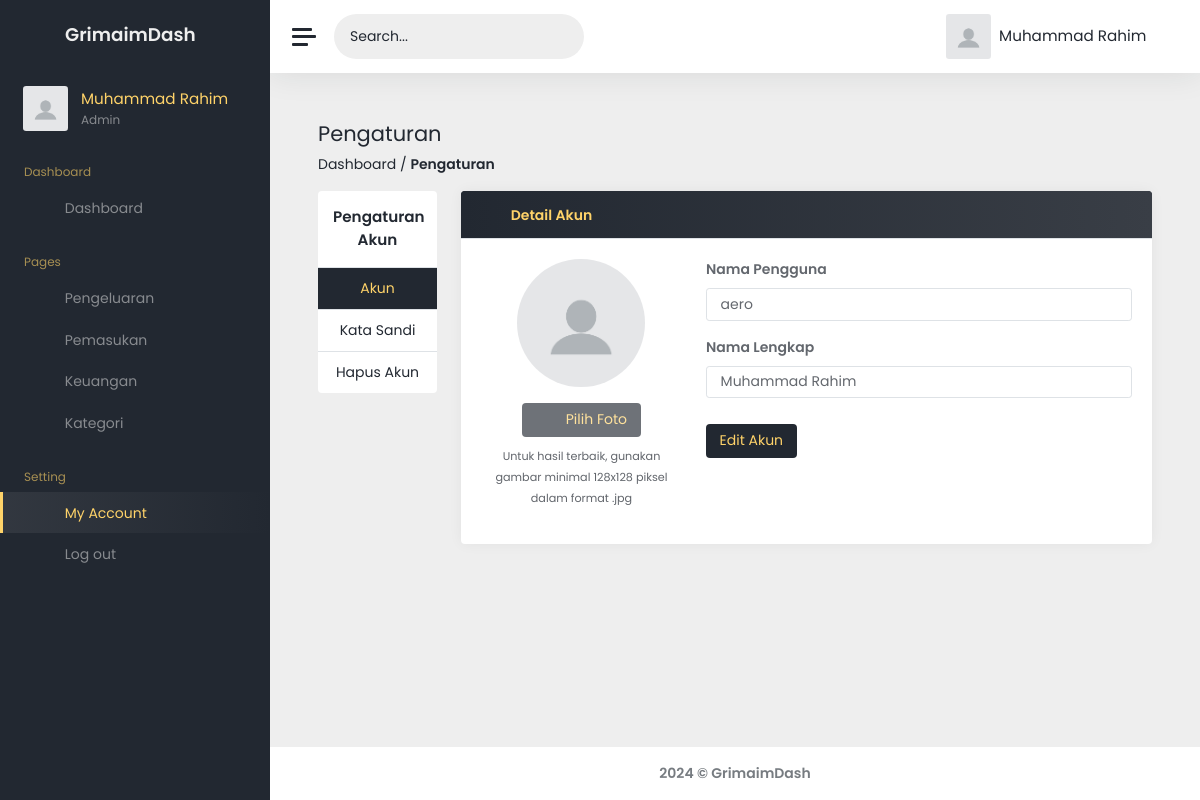
The page /account/aero (signed in) on the database its author committed.
### models/models.py (models this page shows, shortened)
class User(db.Model, UserMixin):
    userID = db.Column(db.Integer, primary_key=True, autoincrement=True)
    username = db.Column(db.String(50), nullable=False)
    fullname = db.Column(db.String(100), nullable=False)
    password = db.Column(db.String(100), nullable=False)
    userPicture = db.Column(db.String(1000), nullable=False, default=DEFAULT_IMAGE)

### app.py (the view, shortened to what this page needs)
@app.route("/account/<username>", methods=["GET", "POST"])
@login_required
def account(username):
    userInfo = get_userInfo(username)
    active_tab = request.args.get("tab", "tab1")
    timestamp = int(datetime.timestamp(datetime.now()))
    return render_template(
        "users/account.html",
        userInfo=userInfo,
        timestamp=timestamp,
        active_tab=active_tab,
    )

### app.py (called while the page is built)
@login_manager.user_loader
def loader_user(userID):
    return User.query.get(userID)

### helpers/helpers.py (called while the page is built, shortened)
def get_userInfo(username):
    user = User.query.filter_by(username=username).first()
    if user:
        user_info = {
            "userID": user.userID,
            "username": user.username,
            "fullname": user.fullname,
            "password": user.password,  # Note: Handle password carefully and consider not exposing it in the frontend
            "userPicture": user.userPicture
        }
    return user_info

### templates/users/account.html (shortened to what this page needs)
<!DOCTYPE html>
<html lang="en" data-theme="light">
<head>
	<link href="/static/assets/font-awesome-pro/css/all.min.css" rel="stylesheet" />
	<link href="/static/assets/admin-kit/css/css-adminkit.css" rel="stylesheet" />
	<link href="/static/css/style.css" rel="stylesheet" />
  <link href="/static/module/toast-alert/toastr.css" rel="stylesheet" />
  <link href="/static/module/sweetalert2/dist/sweetalert2.css" rel="stylesheet" />
</head>
<body>
	<div class="wrapper">
		<nav id="sidebar" class="sidebar js-sidebar">
			<div class="sidebar-content js-simplebar">
				<a class="sidebar-brand" href="#">
          <i class="fa-duotone fa-waves-sine me-2"></i> <span class="align-self-center">GrimaimDash</span>
        </a>
				<div class="sidebar-profile">
          <img src="{{ url_for('static', filename='images/profiles/' + current_user.userPicture) }}" class="rounded" height="45" width="45" alt="Profile Picture">
						<div class="profile-name">
							<span class="fullname">{{ userInfo["fullname"] }}</span>
							<span class="job">Admin</span>
						</div>
				</div>
				<ul class="sidebar-nav">
          <li class="sidebar-header">
						Dashboard
					</li>
					<li class="sidebar-item">
						<a class="sidebar-link" href="/dashboard">
              <i class="align-middle fa-duotone fa-grid-horizontal sidebar-icon"></i> <span class="align-middle">Dashboard</span>
            </a>
					</li>
					<li class="sidebar-header">
						Pages
					</li>
					<li class="sidebar-item">
						<a class="sidebar-link" href="/pengeluaran">
              <i class="align-middle fa-duotone fa-chart-line-down sidebar-icon"></i> <span class="align-middle">Pengeluaran</span>
            </a>
					</li>
					<li class="sidebar-item">
						<a class="sidebar-link" href="/pemasukan">
              <i class="align-middle fa-duotone fa-chart-line-up sidebar-icon"></i> <span class="align-middle">Pemasukan</span>
            </a>
					</li>
					<li class="sidebar-item">
						<a class="sidebar-link" href="/keuangan">
              <i class="align-middle fa-duotone fa-money-bill-transfer sidebar-icon"></i> <span class="align-middle">Keuangan</span>
            </a>
					</li>
          <li class="sidebar-item">
						<a class="sidebar-link" href="/kategori">
              <i class="align-middle fa-duotone fa-cart-shopping-fast sidebar-icon"></i> <span class="align-middle">Kategori</span>
            </a>
					</li>
					<li class="sidebar-header">
						Setting
					</li>
					<li class="sidebar-item active">
						<a class="sidebar-link" href="/account/{{ userInfo.username }}">
              <i class="align-middle fa-duotone fa-gears sidebar-icon"></i> <span class="align-middle">My Account</span>
            </a>
					</li>
					<li class="sidebar-item">
						<a class="sidebar-link" href="/logout">
              <i class="align-middle fa-duotone fa-arrow-right-from-bracket sidebar-icon"></i> <span class="align-middle">Log out</span>
            </a>
					</li>
				</ul>
			</div>
		</nav>
		<div class="main">
			<nav class="navbar navbar-expand">
				<a class="sidebar-toggle js-sidebar-toggle">
          <i class="hamburger align-self-center"></i>
        </a>
				<div class="sidebar-search">
					<input type="text" placeholder="Search..." id="searchInput">
					<button type="submit"><i class="fa-duotone fa-magnifying-glass"></i></button>
				</div>
				<div class="sidebar-mode">
					<button type="button" data-theme-toggle aria-label="Change to light theme">
					</button>
				</div>
				<div class="navbar-profile dropdown" onclick="toggleDropdown(this)">
					<a class="dropbtn">
            <img src="{{ url_for('static', filename='images/profiles/' + current_user.userPicture) }}" class="rounded" height="45" width="45" alt="Profile Picture">
						<span class="d-none d-sm-inline-block fullname">{{ userInfo["fullname"] }}</span>
						<i class="fa-duotone fa-caret-down d-none d-sm-inline-block"></i>
					</a>
				</div>
			</nav>
			<main class="content">
				<div class="container-fluid p-0">
					<div class="row">
						<div class="col-xl-12">
							<div class="pages-header">
								<h1 class="h3 mb-2">Pengaturan</h1>
								<p><a href="../dashboard/dashboard.html" class="text-decoration-none">Dashboard</a> / <strong>Pengaturan</strong></p>
							</div>
						</div>
					</div>
          <div class="row">
            <div class="col-xl-2 col-md-3 mb-3">
              <div class="tabs-container-column">
                <span class="text-center text-wrap">Pengaturan Akun</span>
                <a href="{{ url_for('account', username=userInfo.username) }}" class="tab {% if active_tab == 'tab1' %}active{% endif %}" onclick="showTabAccount('tab1')">Akun</a>
                <a href="{{ url_for('password', username=userInfo.username) }}" class="tab {% if active_tab == 'tab2' %}active{% endif %}" onclick="showTabAccount('tab2')">Kata Sandi</a>
                <a href="{{ url_for('delete_account', username=userInfo.username) }}" class="tab tab3 {% if active_tab == 'tab3' %}active{% endif %}" onclick="showTabAccount('tab3')">Hapus Akun</a>
              </div>
            </div>
            <div class="col-xl-10 col-md-9">
              <div id="tab1" class="tab-content {% if active_tab == 'tab1' %}active{% endif %}">
                <div class="row">
                  <div class="col-12">
                    <div class="card card-table">
                      <div class="card-header">
                        <h5><i class="fa-duotone fa-user-pen me-2"></i>Detail Akun</h5>
                      </div>
                      <div class="card-body">
                        <form method="POST" action="" enctype="multipart/form-data">
                          <div class="row">
                            <div class="col-md-4 mb-3">
                              <div class="col d-flex justify-content-center">
                                <div class="circle mb-3">
                                  <img class="profile_pic" src="{{ url_for('static', filename='images/profiles/' + current_user.userPicture) }}" alt="Profile Picture">
                                </div>
                              </div>
                              <div class="p-image d-flex justify-content-center mb-2">
                                <button type="button" class="upload-button btn aero-btn-submit d-inline-flex enable-on-edit" style="padding: 0.40rem 0.60rem;" disabled><i class="fa-duotone fa-upload mx-1"></i> <span class="mx-1">Pilih Foto</span></button>
                              </div>
                              <div class="text-center">
                                <small>Untuk hasil terbaik, gunakan gambar minimal 128x128 piksel dalam format .jpg</small>
                              </div>
                            </div>
                            <div class="col-md-8">
                              <div class="mb-3">
                                  <label class="form-label"><strong>Nama Pengguna</strong></label>
                                  <input type="text" class="form-control bg-transparent enable-on-edit" value="{{ userInfo.username }}" name="username" disabled>
                              </div>
                              <div class="mb-3">
                                  <label class="form-label"><strong>Nama Lengkap</strong></label>
                                  <input type="text" class="form-control bg-transparent enable-on-edit" value="{{ userInfo.fullname }}" name="fullname" disabled>
                              </div>
                              <div class="button-grp">
                                <button type="button" class="btn aero-btn-submit btn-update-account" style="padding: 0.40rem 0.60rem;" onclick="toggleButtons()">
                                  <span class="mx-1">Edit Akun</span>
                                </button>
                              </div>
                            </div>
                          </div>
                        </form>
                      </div>
                    </div>
                  </div>
                </div>
              </div>
            </div>
          </div>
				</div>
			</main>
			<footer class="footer">
				<div class="container-fluid">
					<div class="row text-muted d-flex">
						<div class="col-12 text-center">
							<p class="mb-0">
								<a class="text-muted text-decoration-none" href="https://www.instagram.com/aiiimmmm._" target="_blank"><strong>2024 &copy; GrimaimDash</strong></a>
							</p>
						</div>
					</div>
				</div>
			</footer>
		</div>
	</div>
</body>
</html>

### rows shown on the page
User: userPicture (placeholder picture), fullname "Muhammad Rahim", username "aero"
